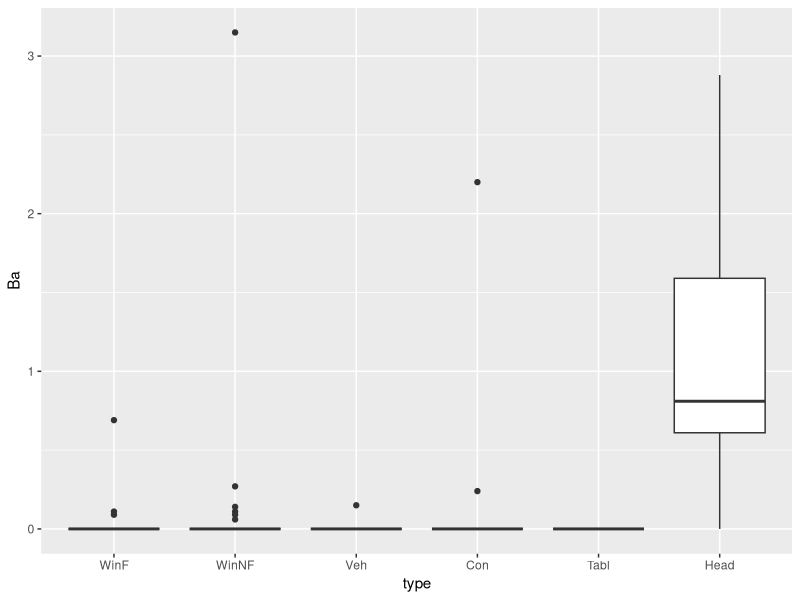
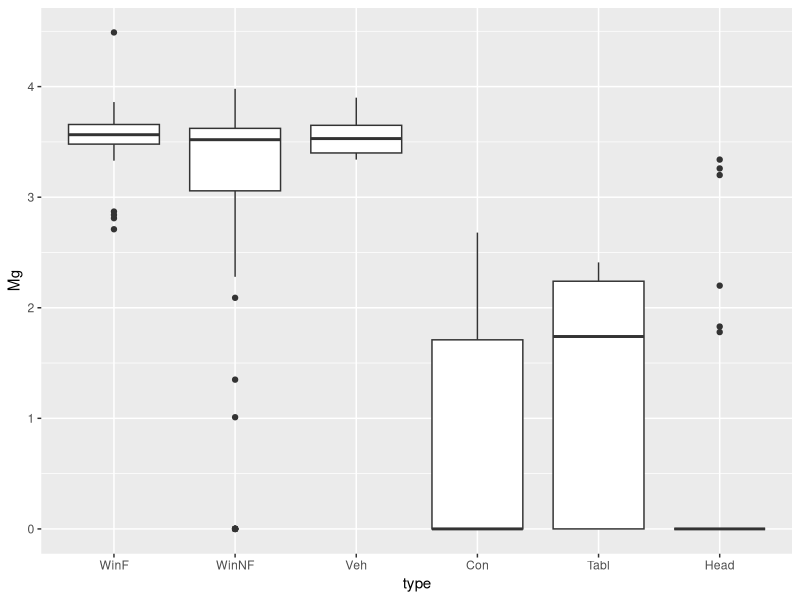
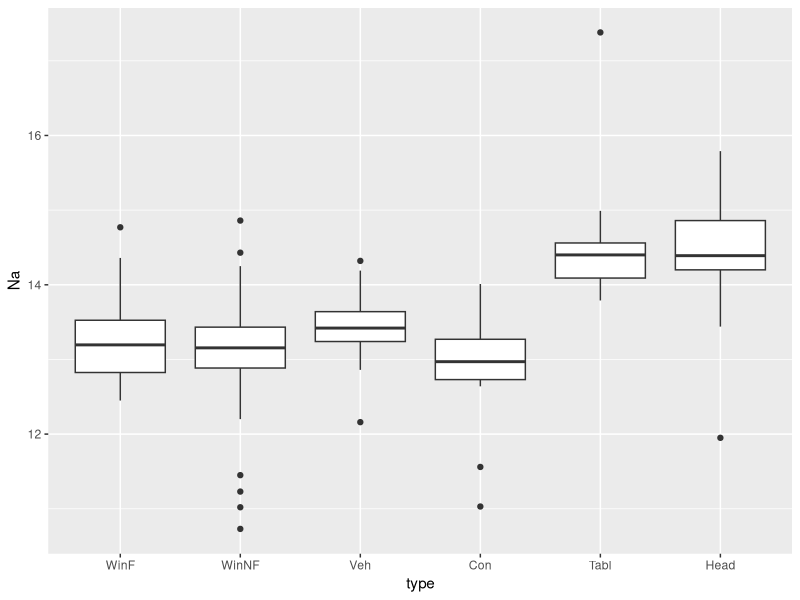
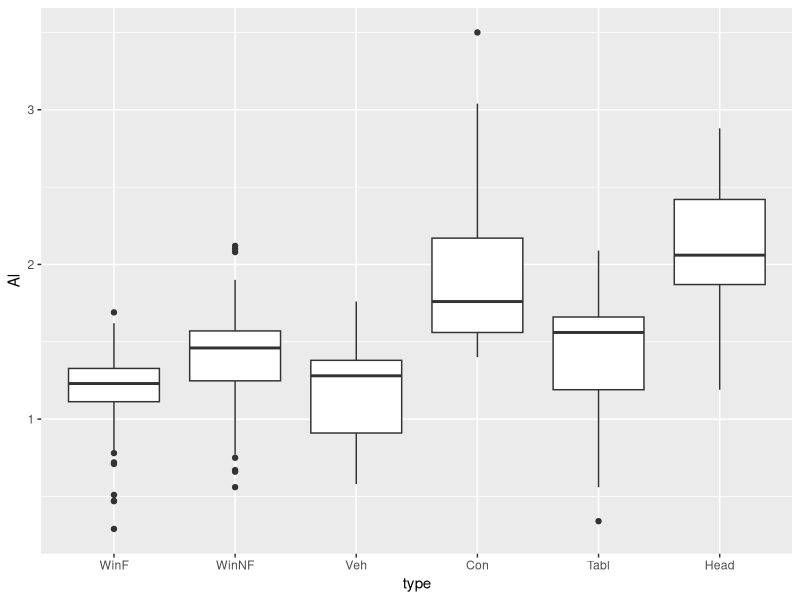
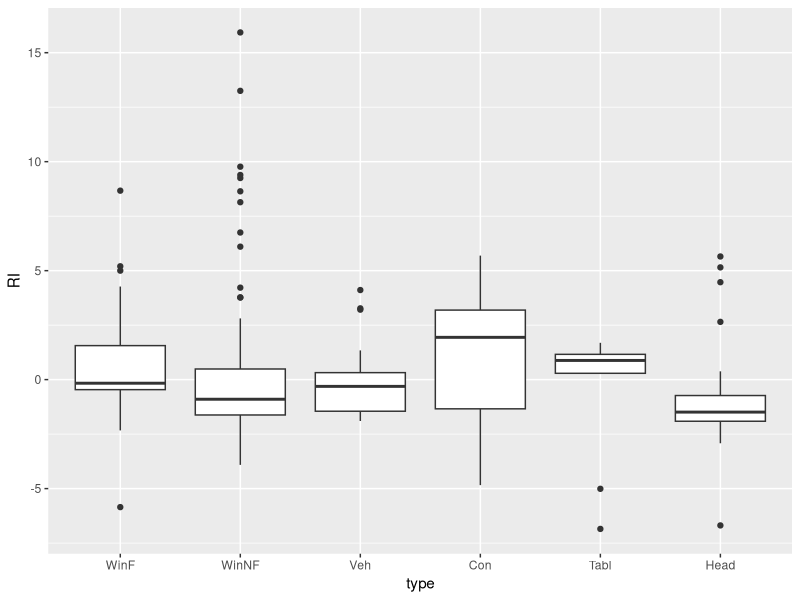
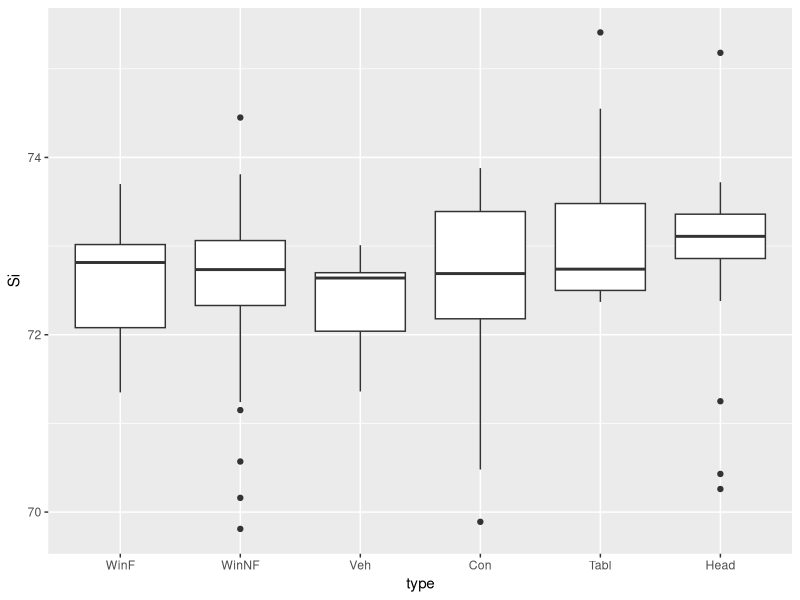
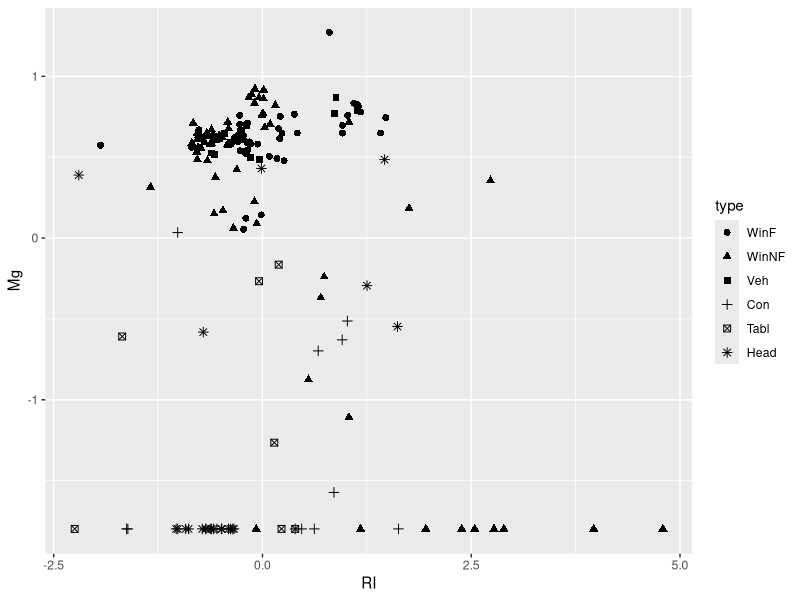
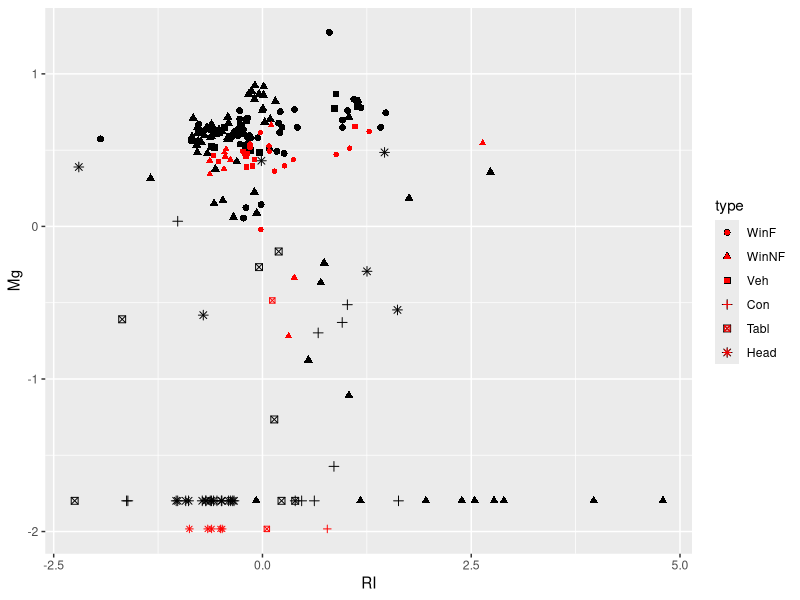

Write the R code that produced these figures, in order.
#### ******* Forensic Glass ****** ####
library(MASS) 	## a library of example datasets
library(tidyverse)
library(class)
data(fgl) 		## loads the data into R; see help(fgl)

# goal: automatic classification of glass shards into 6 types
# features: refactive index, plus concentrations of 8 elements
summary(fgl)

# the target variable is type:
# WinF: float glass window
# WinNF: non-float window
# Veh: vehicle window
# Con: container (bottles)
# Tabl: tableware
# Head: vehicle headlamp

# set up a plot
p0 = ggplot(data = fgl)

# some variables are clear discriminators of at least 1 class
p0 + geom_boxplot(aes(x=type, y=Ba))
p0 + geom_boxplot(aes(x=type, y=Mg))
p0 + geom_boxplot(aes(x=type, y=Na))

# some a decent for partially separating some of the class
p0 + geom_boxplot(aes(x=type, y=Al))

# some are more subtle
p0 + geom_boxplot(aes(x=type, y=RI))
p0 + geom_boxplot(aes(x=type, y=Si))


## for illustration, consider the RIxMg plane (i.e., just 2D)
X = dplyr::select(fgl,RI,Mg)
y = fgl$type
n = length(y)

# select a training set
n_train = round(0.8*n)
n_test = n - n_train
train_ind = sample.int(n, n_train)
X_train = X[train_ind,]
X_test = X[-train_ind,]
y_train = y[train_ind]
y_test = y[-train_ind]
n_train = length(y_train)

# scale the training set features
scale_factors = apply(X_train, 2, sd)
X_train_sc = scale(X_train, scale=scale_factors)

# scale the test set features using the same scale factors
X_test_sc = scale(X_test, scale=scale_factors)

# Fit two KNN models (notice the odd values of K)
knn3 = class::knn(train=X_train_sc, test= X_test_sc, cl=y_train, k=3) # class::knn() means which function from a package
knn25 = class::knn(train=X_train_sc, test= X_test_sc, cl=y_train, k=25)


## plot them to see how it worked

# put the data and predictions in a single data frame
knn_trainset = data.frame(X_train_sc, type = y_train)
knn3_testset = data.frame(X_test_sc, type = y_test, type_pred = knn3)
knn25_testset = data.frame(X_test_sc, type = y_test, type_pred = knn25)


p1 = ggplot(data=knn_trainset) +
	geom_point(aes(x=RI, y=Mg, shape=type), size=2)
p1
p1 + geom_point(data=knn3_testset, mapping=aes(x=RI, y=Mg, shape=type_pred), color='red')
p1 + geom_point(data=knn25_testset, mapping=aes(x=RI, y=Mg, shape=type_pred), color='red')

# test set errors?
knn3_testset
knn25_testset

# Make a table of classification errors
table(knn3, y_test)
sum(knn3 != y_test)/n_test
table(knn25, y_test)
sum(knn25 != y_test)/n_test


# In-class goals for today:
# Build a KNN classifier using all the available features (not just Mg and RI)
# Notes:
# 1) Remember to scale your X's!
# 	1b) remember to scale the test-set X's by the same factor as the training set!
# 2) choose K to optimize out-of-sample error rate
# 3) average over multiple train/test splits to minimize the effect of Monte Carlo variability